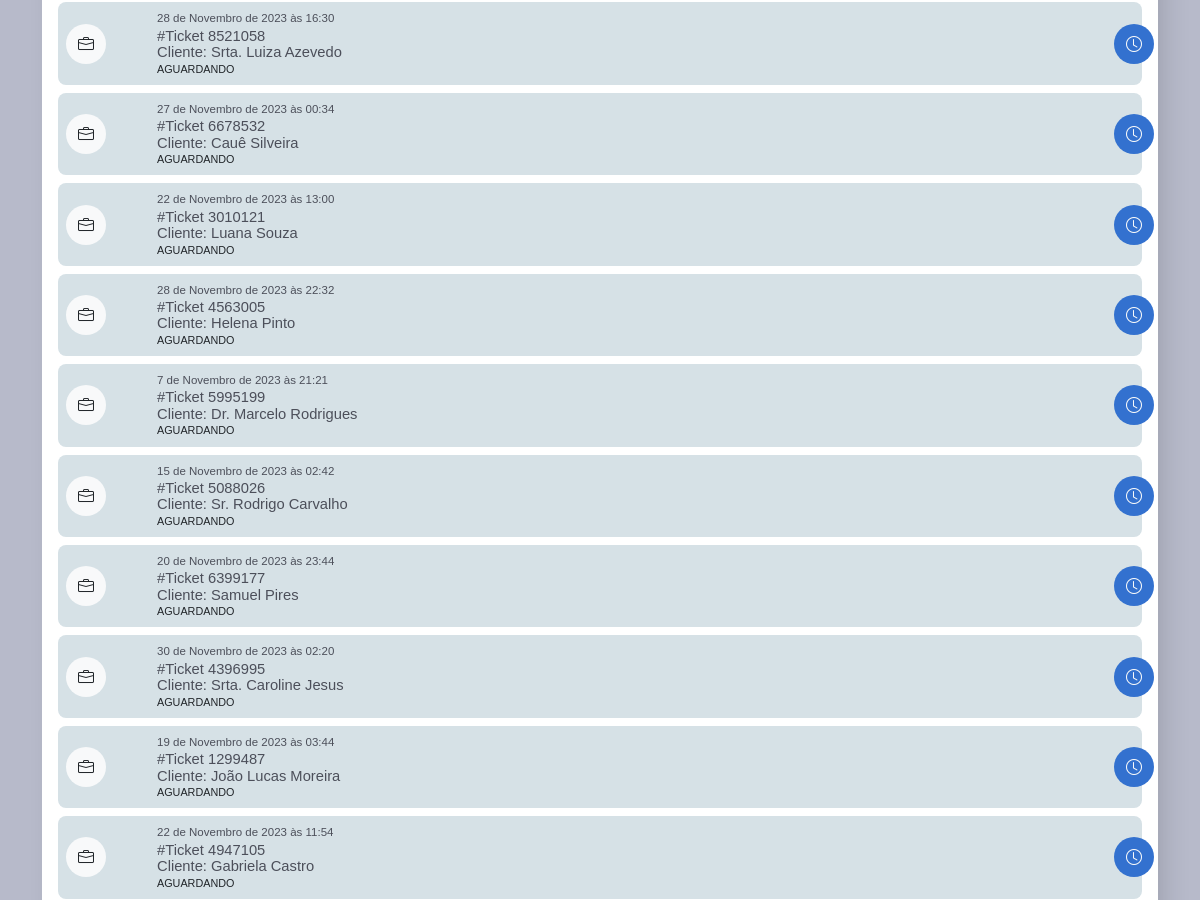
The page /main/tela_busca_resultado/ (signed in, middle part) on the database as committed earlier.
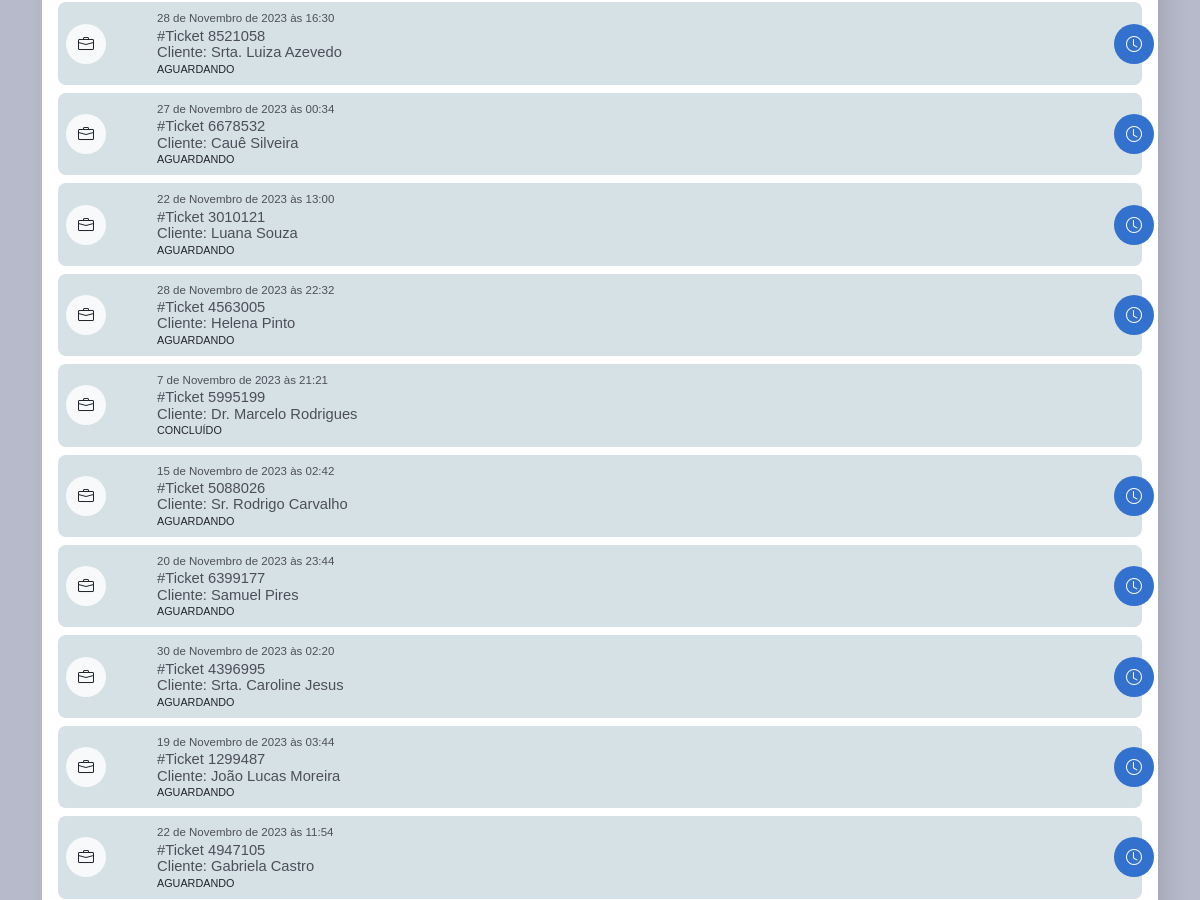
The same page on the database as committed later.
### staff/models.py (models this page shows, shortened)
class OrdemDeServico(models.Model):
    ticket = models.CharField(max_length=200)
    tecnico = models.ForeignKey(
        CustomUser, on_delete=models.CASCADE, related_name="ordens_técnico"
    )
    staff = models.ForeignKey(
        CustomUser, on_delete=models.CASCADE, related_name="ordens_staff"
    )
    descricao = models.TextField(max_length=600)
    previsao_chegada = models.DateTimeField()
    previsao_execucao = models.DateTimeField()
    material = models.CharField(max_length=100, validators=[MinLengthValidator(3)])
    equipamento = models.CharField(max_length=100, validators=[MinLengthValidator(3)])
    data_criacao = models.DateTimeField(auto_now_add=True)
    cliente = models.ForeignKey(Cliente, on_delete=models.CASCADE)
    contrato = models.CharField(max_length=700, null=True, blank=True)
    atividade = models.CharField(max_length=50, choices=ACTIVITY_CHOICES)
    status_tecnico = models.CharField(max_length=50, choices=TECNICAL_CHOICES)
    status = models.CharField(
        max_length=10, choices=STATUS_CHOICES, default="Aguardando"
    )

class Cliente(models.Model):
    nome = models.CharField(max_length=50, validators=[MinLengthValidator(3)])
    rg = models.CharField(max_length=11, validators=[MinLengthValidator(3)])
    endereco = models.ForeignKey(Endereco, on_delete=models.CASCADE)
    telefone1 = models.CharField(max_length=11, validators=[MinLengthValidator(3)])
    telefone2 = models.CharField(max_length=11, validators=[MinLengthValidator(3)])

### main/views.py (the view, shortened to what this page needs)
@user_passes_test(is_tecnico)
def tela_busca_resultado(request):
    ordens = OrdemDeServico.objects.filter(tecnico=request.user)
    return render(request, "tela_busca_resultado.html", {"ordens": ordens})

### main/helpers.py (called while the page is built)
def is_tecnico(user):
    return user.groups.filter(name="Técnico").exists()

### main/templates/tela_busca_resultado.html (shortened to what this page needs)
{% extends "base2.html" %}
{%load static%}
{% block rest %}
<section id="oc_lista">
    <div class="container">
      <div class="listas_here box-shadow">
        <div class="tab-content" id="pills-tabContent">
            <div class="tab-pane pt-3 fade show active" id="pills-01" role="tabpanel" aria-labelledby="pills-home-tab" tabindex="0">
        {% if ordens %}
            {% for ordem in ordens %}
              <div class="oc_lista_item">
                <a href="{% url 'os_detail' ordem.id %}" class="a-whole"></a>
                <div class="row">
                    <div class="col-2 col-md-1">
                        <div class="icon bg-light"><i class="bi bi-briefcase text-dark"></i></div>
                    </div>
                    <div class="col-9 col-md-11">
                        <div class="oc_l_data color04 font-light">{{ordem.previsao_chegada}}</div>
                        <div class="oc_l_nome font-medium color04">#Ticket {{ordem.ticket}}</div>
                        <div class="oc_l_nome font-medium color04">Cliente: {{ordem.cliente.nome}}</div>
                        <div class="oc_l_status font-medium color07">{{ordem.status}}</div>
                    </div>
                    {% if ordem.status == "Urgente" %}
                    <div class="status_icon bg05 text-light">
                        <i class="bi bi-exclamation-triangle-fill"></i>
                    </div>
                {% elif ordem.status == "Atenção" %}
                    <div class="status_icon bg06 text-dark">
                        <i class="bi bi-flag"></i>
                    </div>
                {% elif ordem.status == "Aguardando" %}
                    <div class="status_icon bg01 text-light">
                        <i class="bi bi-clock"></i>
                    </div>
                {% endif %}
                </div>
              </div>
              {% endfor %}
            {% endif %}
            </div>
        </div>
    </div>
    </div>
  </section>
{% endblock %}

Rows that differ between the two databases and show on the page:
changed OrdemDeServico "Dr. Marcelo Rodrigues": status "AGUARDANDO" → "CONCLUÍDO"
